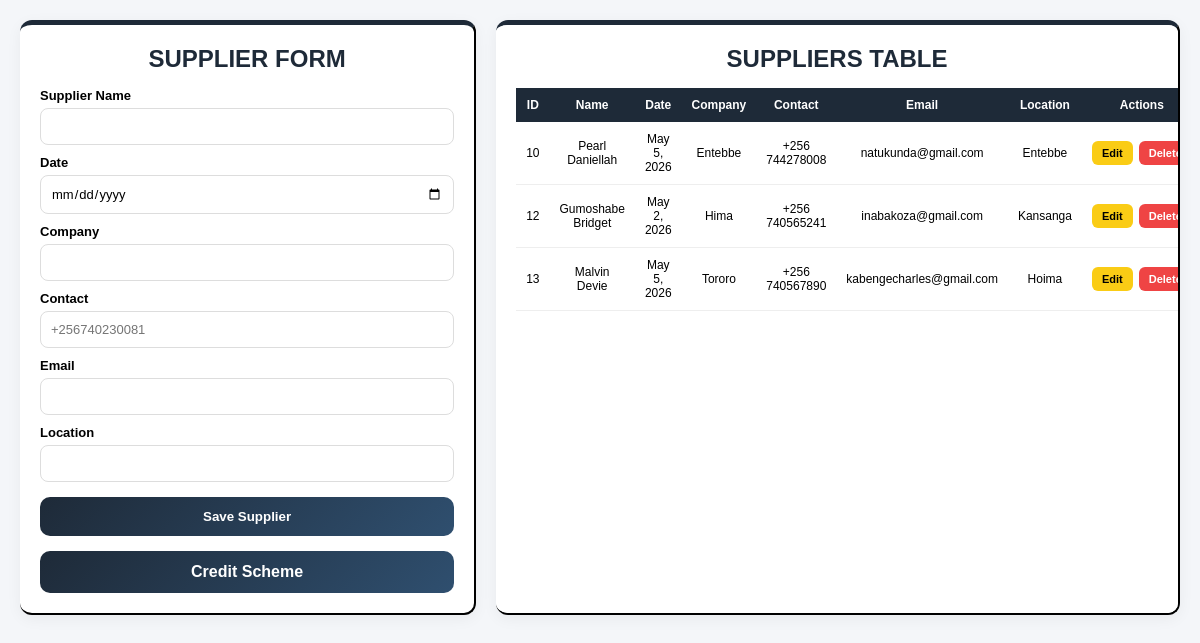
Before: /supplier/ with the older database file.
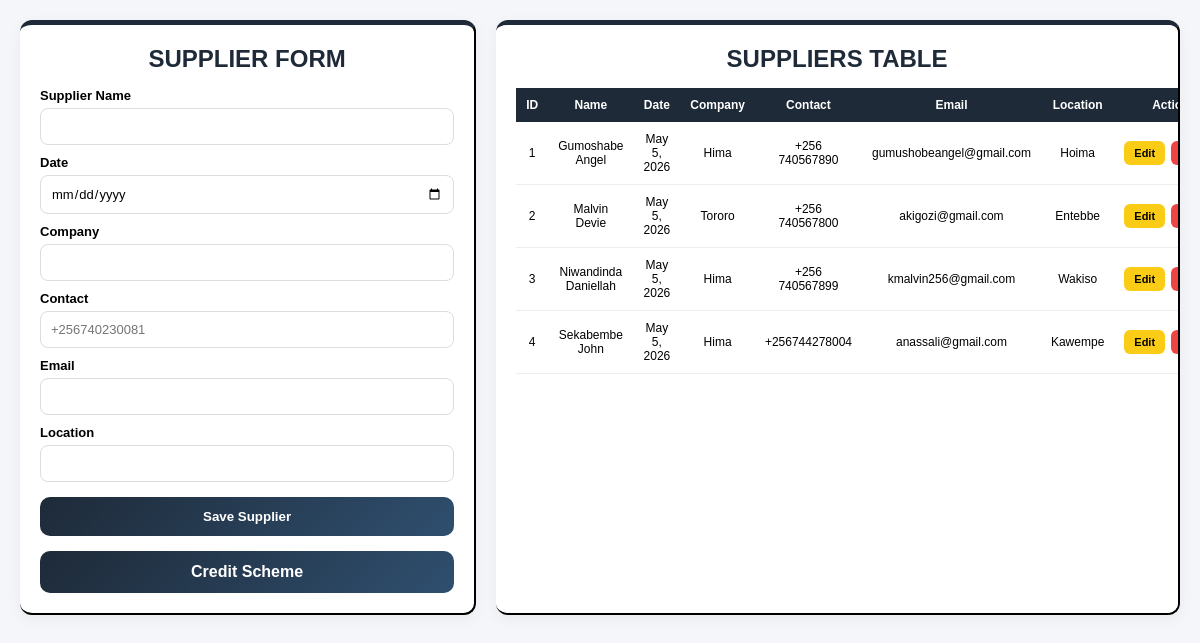
After: the same page with the newer database file.
### hardwareapp/models.py (models this page shows, shortened)
class Supplier(models.Model):
    supplier_name = models.CharField(max_length=100)
    company = models.CharField(max_length=100)
    contact = models.CharField(max_length=14, blank=True, null=True)
    email = models.EmailField()
    location = models.CharField(max_length=100)
    date = models.DateField(default=timezone.now)
    created_at = models.DateTimeField(auto_now_add=True)
    updated_at = models.DateTimeField(auto_now=True)

### hardwareapp/views.py (the view, shortened to what this page needs)
# urls.py: path('supplier/', views.suppliers, name='supplier'),
def suppliers(request):
    suppliers = Supplier.objects.all()
    return render(request, "suppliers.html", {
        "suppliers": suppliers
    })

### hardwareapp/templates/suppliers.html (shortened to what this page needs)
{% load static %}
<!doctype html>
<html lang="en">
  <head>
  </head>
  <body>
    <div class="container">
      <div class="form-box">
        <h2>SUPPLIER FORM</h2>
        <form method="POST">
          <label>Supplier Name</label>
          <input type="text" name="supplier_name" required />
          <label>Date</label>
          <input type="date" name="date" required />
          <label>Company</label>
          <input type="text" name="company" required />
          <label>Contact</label>
            <input
            type="text"
            name="contact"
            placeholder="+256740230081"
            pattern="^\+256[0-9]{9}$"
            maxlength="13"
            title="Phone must be in format +256XXXXXXXXX"
            required
          />
          <label>Email</label>
          <input type="email" name="email" required />
          <label>Location</label>
          <input type="text" name="location" required />
          <button type="submit">Save Supplier</button>
          <a href="{% url 'supplier_credit' %}" class="btn">Credit Scheme</a>
        </form>
      </div>
      <div class="table-box">
        <h2>SUPPLIERS TABLE</h2>
        <table>
          <tr>
            <th>ID</th>
            <th>Name</th>
            <th>Date</th>
            <th>Company</th>
            <th>Contact</th>
            <th>Email</th>
            <th>Location</th>
            <th>Actions</th>
          </tr>
          {% for supplier in suppliers %}
          <tr>
            <td>{{ supplier.id }}</td>
            <td>{{ supplier.supplier_name }}</td>
            <td>{{ supplier.date }}</td>
            <td>{{ supplier.company }}</td>
            <td>{{ supplier.contact }}</td>
            <td>{{ supplier.email }}</td>
            <td>{{ supplier.location }}</td>
            <td>
              <div class="actions">
                <a
                  href="{% url 'edit_supplier' supplier.id %}"
                  class="edit-btn"
                >
                  Edit
                </a>
                <a
                  href="{% url 'delete_supplier' supplier.id %}"
                  class="delete-btn"
                >
                  Delete
                </a>
              </div>
            </td>
          </tr>
          {% empty %}
          <tr>
            <td colspan="8">No suppliers found</td>
          </tr>
          {% endfor %}
        </table>
      </div>
    </div>
  </body>
</html>

### hardwareapp/templates/suppliers.html (style rules this page uses)
* { margin: 0; padding: 0; box-sizing: border-box; font-family: Arial, sans-serif; }
body { background: #f4f6f9; min-height: 100vh; padding: 20px; }
.container { display: flex; gap: 20px; }
.form-box, .table-box { background: #fff; padding: 20px; border-radius: 12px; border-top: 5px solid #1e2a38; border-right: 2px solid black; border-bottom: 2px solid black; box-shadow: 0 4px 15px rgba(0, 0, 0, 0.05); }
.form-box { width: 40%; }
.table-box { width: 60%; overflow-x: auto; }
h2 { text-align: center; margin-bottom: 15px; color: #1e2a38; }
label { display: block; margin-top: 10px; font-weight: 600; font-size: 13px; }
input { width: 100%; padding: 10px; margin-top: 5px; border: 1px solid #ddd; border-radius: 8px; font-size: 13px; }
button, .btn { width: 100%; margin-top: 15px; padding: 12px; background: linear-gradient(135deg, #1e2a38, #2f4f6f); color: white; border: none; border-radius: 10px; font-weight: bold; text-align: center; text-decoration: none; display: block; cursor: pointer; transition: 0.3s; }
table { width: 100%; border-collapse: collapse; font-size: 12px; }
th { background: #1e2a38; color: white; padding: 10px; font-size: 12px; }
td { padding: 10px; text-align: center; border-bottom: 1px solid #eee; font-size: 12px; }
.actions { display: flex; gap: 6px; justify-content: center; align-items: center; }
.edit-btn { background: #facc15; color: black; padding: 6px 10px; border-radius: 6px; text-decoration: none; font-size: 11px; font-weight: bold; transition: 0.2s; }
.delete-btn { background: #ef4444; color: white; padding: 6px 10px; border-radius: 6px; text-decoration: none; font-size: 11px; font-weight: bold; transition: 0.2s; }

Changed rows visible on the page:
removed Supplier: id "10", supplier_name "Pearl Daniellah", date "May 5, 2026", company "Entebbe", contact "+256 744278008", email "natukunda@gmail.com", location "Entebbe"
removed Supplier: id "12", supplier_name "Gumoshabe Bridget", date "May 2, 2026", company "Hima", contact "+256 740565241", email "inabakoza@gmail.com", location "Kansanga"
removed Supplier: id "13", supplier_name "Malvin Devie", date "May 5, 2026", company "Tororo", contact "+256 740567890", email "kabengecharles@gmail.com", location "Hoima"
added Supplier: id "1", supplier_name "Gumoshabe Angel", date "May 5, 2026", company "Hima", contact "+256 740567890", email "gumushobeangel@gmail.com", location "Hoima"
added Supplier: id "2", supplier_name "Malvin Devie", date "May 5, 2026", company "Tororo", contact "+256 740567800", email "akigozi@gmail.com", location "Entebbe"
added Supplier: id "3", supplier_name "Niwandinda Daniellah", date "May 5, 2026", company "Hima", contact "+256 740567899", email "kmalvin256@gmail.com", location "Wakiso"
added Supplier: id "4", supplier_name "Sekabembe John", date "May 5, 2026", company "Hima", contact "+256744278004", email "anassali@gmail.com", location "Kawempe"
